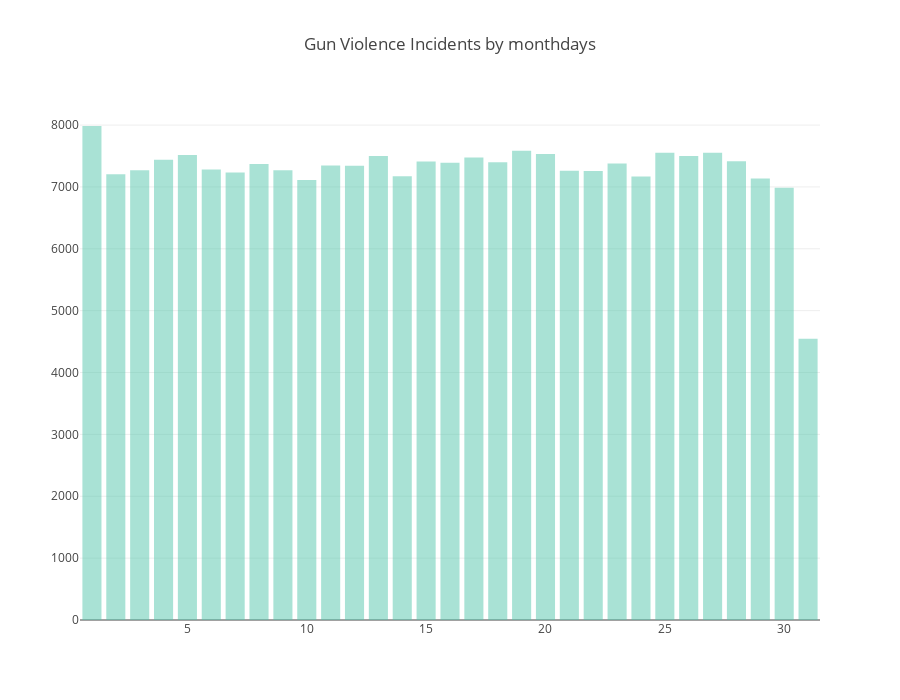

The notebook cell this image was saved under:
### Code cell
def create_stack_bar_data(col):
    aggregated = df[col].value_counts()
    x_values = aggregated.index.tolist()
    y_values = aggregated.values.tolist()
    return x_values, y_values

x1, y1 = create_stack_bar_data('monthday')
x1 = x1[:]
y1 = y1[:]
trace1 = go.Bar(x=x1, y=y1, opacity=.8, name="monthday count", marker=dict(color=['rgba(77, 197, 168, 0.6)',
                                                                               'rgba(77, 197, 168, 0.6)',
                                                                               'rgba(77, 197, 168, 0.6)',
                                                                               'rgba(77, 197, 168, 0.6)',
                                                                               'rgba(77, 197, 168, 0.6)',
                                                                               'rgba(77, 197, 168, 0.6)',
                                                                               'rgba(77, 197, 168, 0.6)','rgba(77, 197, 168, 0.6)','rgba(77, 197, 168, 0.6)','rgba(77, 197, 168, 0.6)','rgba(77, 197, 168, 0.6)','rgba(77, 197, 168, 0.6)','rgba(77, 197, 168, 0.6)','rgba(77, 197, 168, 0.6)','rgba(77, 197, 168, 0.6)','rgba(77, 197, 168, 0.6)','rgba(77, 197, 168, 0.6)','rgba(77, 197, 168, 0.6)','rgba(77, 197, 168, 0.6)','rgba(77, 197, 168, 0.6)','rgba(77, 197, 168, 0.6)','rgba(77, 197, 168, 0.6)','rgba(77, 197, 168, 0.6)',
                                                                               'rgba(77, 197, 168, 0.6)','rgba(77, 197, 168, 0.6)','rgba(77, 197, 168, 0.6)','rgba(77, 197, 168, 0.6)','rgba(77, 197, 168, 0.6)','rgba(77, 197, 168, 0.6)','rgba(77, 197, 168, 0.6)','rgba(77, 197, 168, 0.6)']))
layout = dict(height=700, title='Gun Violence Incidents by monthdays', legend=dict(orientation="h"))
fig = go.Figure(data=[trace1], layout=layout)
iplot(fig)

### Figure 1 — Plotly figure (JSON) as saved in the notebook; plotly's stock layout.template omitted (floating-point values rounded to 4 significant figures)
{"data": [{"marker": {"color": ["rgba(77, 197, 168, 0.6)", "rgba(77, 197, 168, 0.6)", "rgba(77, 197, 168, 0.6)", "rgba(77, 197, 168, 0.6)", "rgba(77, 197, 168, 0.6)", "rgba(77, 197, 168, 0.6)", "rgba(77, 197, 168, 0.6)", "rgba(77, 197, 168, 0.6)", "rgba(77, 197, 168, 0.6)", "rgba(77, 197, 168, 0.6)", "rgba(77, 197, 168, 0.6)", "rgba(77, 197, 168, 0.6)", "rgba(77, 197, 168, 0.6)", "rgba(77, 197, 168, 0.6)", "rgba(77, 197, 168, 0.6)", "rgba(77, 197, 168, 0.6)", "rgba(77, 197, 168, 0.6)", "rgba(77, 197, 168, 0.6)", "rgba(77, 197, 168, 0.6)", "rgba(77, 197, 168, 0.6)", "rgba(77, 197, 168, 0.6)", "rgba(77, 197, 168, 0.6)", "rgba(77, 197, 168, 0.6)", "rgba(77, 197, 168, 0.6)", "rgba(77, 197, 168, 0.6)", "rgba(77, 197, 168, 0.6)", "rgba(77, 197, 168, 0.6)", "rgba(77, 197, 168, 0.6)", "rgba(77, 197, 168, 0.6)", "rgba(77, 197, 168, 0.6)", "rgba(77, 197, 168, 0.6)"]}, "name": "monthday count", "opacity": 0.8, "type": "bar", "uid": "e7222acf-938c-4beb-8e61-261026ef7c58", "x": [1, 19, 25, 27, 20, 5, 26, 13, 17, 4, 28, 15, 18, 16, 23, 8, 11, 12, 6, 9, 3, 21, 22, 7, 2, 14, 24, 29, 10, 30, 31], "y": [7985, 7585, 7553, 7552, 7534, 7515, 7502, 7499, 7476, 7438, 7416, 7413, 7401, 7389, 7378, 7370, 7345, 7343, 7280, 7271, 7271, 7262, 7256, 7233, 7206, 7174, 7169, 7136, 7114, 6985, 4546]}], "layout": {"height": 700, "legend": {"orientation": "h"}, "title": {"text": "Gun Violence Incidents by monthdays"}}}
